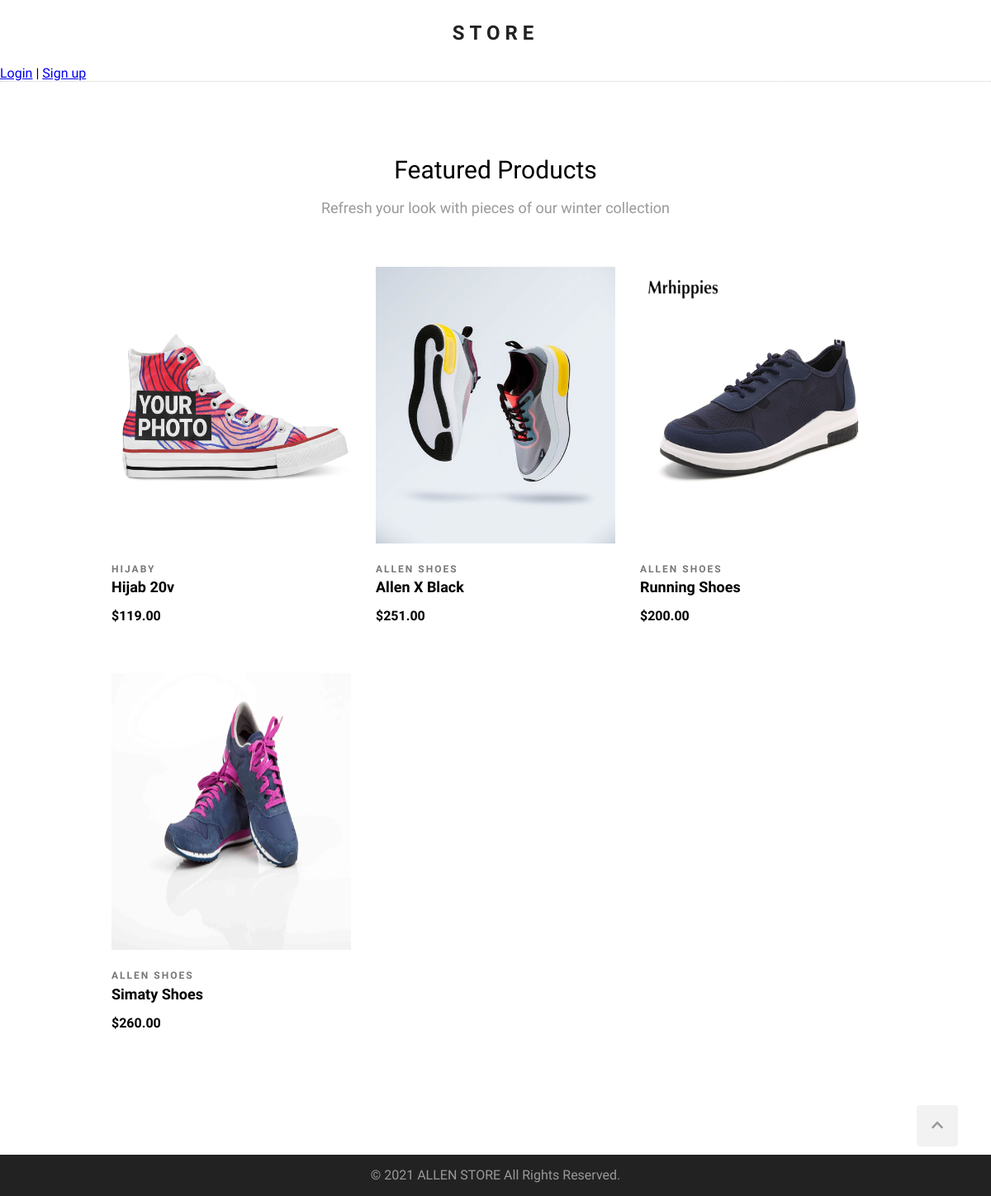
Screenshot of /products/ with the database file from the repository.
### products/models.py (models this page shows, shortened)
class Product(models.Model):
    title = models.CharField(max_length=124)
    description = models.TextField(max_length=500, blank=True, null=True)
    brand = models.CharField(max_length=124)
    price = models.PositiveIntegerField()
    created_at = models.DateTimeField(auto_now=True)
    image = models.ImageField(upload_to='products/', null=True)

### products/views.py (the view)
# urls.py: path('products/', products_list, name='products_list'),
def products_list(request):
    products = Product.objects.all()
    return render(request, "products/products-list.html", {"products": products})

### templates/products/products-list.html (shortened to what this page needs)
{% extends "base.html" %}
{% block content %}
    <section id="featured-products">
        <h2 class="section-headline">Featured Products</h2>
        <p class="section-description">
            Refresh your look with pieces of our winter collection
        </p>
        <div class="products-wrapper clearfix">
            {% for product in products %}
            <div class="product">
                <div class="product-img">
                    <img src="{{product.image.url}}" alt="">
                </div>
                <div class="product-description">
                    <div class="product-brand">{{ product.brand | capfirst }}</div>
                    <a class="product-name" href="{% url 'product_details' product.pk %}">{{ product.title | capfirst }}</a>
                    <div class="product-price">${{ product.price | floatformat:2 }}</div>
                </div>
            </div>
            {% empty %}
            <p>No products yet.</p>
            {% endfor %}
        </div>
    </section>
{% endblock %}

### templates/base.html (shortened to what this page needs)
{% load static %}
<!DOCTYPE html>
<html lang="en">
    <head>
        <link rel="stylesheet" href="{% static 'normalize.css' %}" />
        <link rel="stylesheet" href="{% static 'style.css' %}" />
    </head>
    <body>
        <div class="wrapper">
            <header>
                <h1 id="logo">
                    <a href="{% url 'home' %}">STORE</a>
                </h1>
                {% if user.is_authenticated %}
                    <p>Hello, {{ user.username }}</p>
                    <a href="{% url 'logout' %}">Logout</a>
                {% else %}
                    <a href="{% url 'login' %}">Login</a> |
                    <a href="{% url 'signup' %}">Sign up</a>
                {% endif %}
                <div id="controls">
                </div>
            </header>
            <main>
                {% block content %}{% endblock %}
            </main>
        </div>
        <footer>
            <a href="#" id="scroll-up">
                <i class="fas fa-chevron-up"></i>
            </a>
            <p>&copy; 2021 ALLEN STORE All Rights Reserved.</p>
        </footer>
    </body>
</html>

### static/style.css (style rules this page uses)
html { scroll-behavior: smooth; }
body { margin: 0; font-family: 'Questrial', sans-serif; }
.wrapper { min-height: calc(100vh - 50px); }
.clearfix::after { content: ""; display: block; clear: both; }
header { height: auto; border-bottom: 1px dotted #ccc; }
#logo { text-align: center; font-family: 'Domine', serif; font-size: 24px; letter-spacing: 6px; line-height: 80px; margin: 0; }
#logo a { color: #222; text-decoration: none; }
#controls { position: absolute; top: 15px; right: 14%; }
main { max-width: 960px; text-align: center; margin: 90px auto 90px auto; }
.section-headline { font-size: 30px; font-weight: normal; margin: 0; }
.section-description { color: #999; font-size: 18px; }
.products-wrapper { margin: 60px 0 60px 0; }
.product { width: 290px; margin: 0 15px 60px; float: left; position: relative; }
.product-description { text-align: left; }
.product-brand { font-size: 12px; font-weight: 600; letter-spacing: 2px; color: #787878; text-transform: uppercase; margin: 25px 0 5px; }
.product-img { position: relative; overflow: hidden; background: #efefef; background-image: url("image-not-found.svg"); background-repeat: no-repeat; background-position: center; background-size: 30%; width: 290px; height: 335px; }
.product-img img { width: 290px; height: 335px; box-sizing: border-box; transition-duration: .4s; }
.product-name { font-size: 18px; font-weight: 600; text-decoration: none; text-transform: capitalize; color: #000; }
.product-price { margin-top: 15px; font-weight: 700; }
footer { background-color: #222; height: 50px; color: #999; text-align: center; line-height: 50px; }
footer p { margin: 0; }
#scroll-up { width: 50px; height: 50px; background-color: #f2f2f2; bottom: 60px; right: 40px; position: fixed; border-radius: 4px; cursor: pointer; color: #999; }

### rows the page displays
Product: image (picture), brand "HIJABY", title "Hijab 20v", price "119.00"
Product: image (picture), brand "ALLEN SHOES", title "Allen X Black", price "251.00"
Product: image (picture), brand "ALLEN SHOES", title "Running Shoes", price "200.00"
Product: image (picture), brand "ALLEN SHOES", title "Simaty Shoes", price "260.00"
